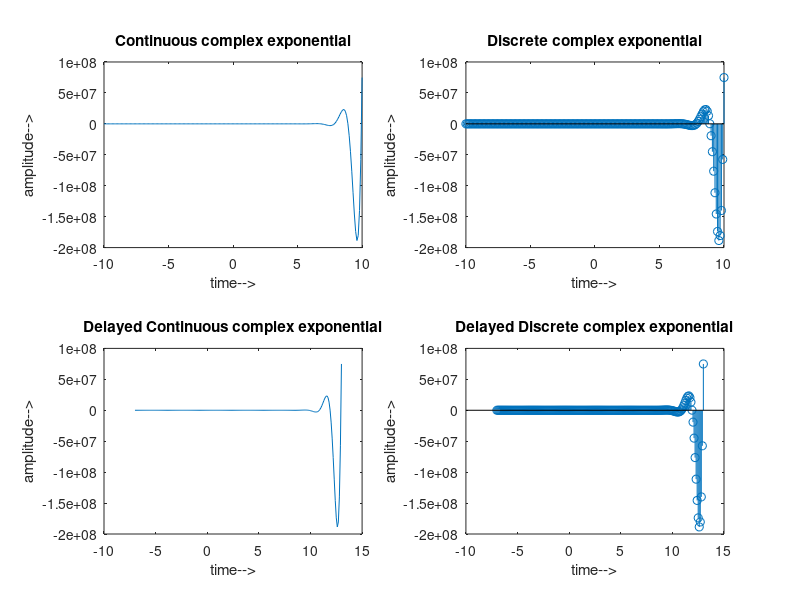

Recreate this plot in MATLAB.
t=-10:.1:10;
a=2;
x=exp((a+3j)*t);
subplot(2,2,1);
plot(t,x);
xlabel('time-->');
ylabel('amplitude-->');
title('Continuous complex exponential');

t=-10:.1:10;
a=2;
x=exp((a+3j)*t);
subplot(2,2,2);
stem(t,x);
xlabel('time-->');
ylabel('amplitude-->');
title('Discrete complex exponential');

t=-10:.1:10;
a=2;
x=exp((a+3j)*t);
subplot(2,2,3);
plot(t+3,x);
xlabel('time-->');
ylabel('amplitude-->');
title('Delayed Continuous complex exponential');

t=-10:.1:10;
a=2;
x=exp((a+3j)*t);
subplot(2,2,4);
stem(t+3,x);
xlabel('time-->');
ylabel('amplitude-->');
title('Delayed Discrete complex exponential');
